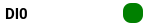
<?xml version="1.0" encoding="UTF-8"?>
<ui version="4.0">
 <class>DIVariable</class>
 <widget class="QWidget" name="DIVariable">
  <property name="geometry">
   <rect>
    <x>0</x>
    <y>0</y>
    <width>150</width>
    <height>25</height>
   </rect>
  </property>
  <property name="minimumSize">
   <size>
    <width>150</width>
    <height>25</height>
   </size>
  </property>
  <property name="windowTitle">
   <string>Form</string>
  </property>
  <widget class="QFrame" name="MainFrame">
   <property name="geometry">
    <rect>
     <x>0</x>
     <y>0</y>
     <width>150</width>
     <height>25</height>
    </rect>
   </property>
   <property name="styleSheet">
    <string notr="true">background-color: rgb(255, 255, 255);</string>
   </property>
   <property name="frameShape">
    <enum>QFrame::NoFrame</enum>
   </property>
   <property name="frameShadow">
    <enum>QFrame::Raised</enum>
   </property>
   <property name="lineWidth">
    <number>0</number>
   </property>
   <widget class="QScrollArea" name="lblTileScroll">
    <property name="geometry">
     <rect>
      <x>0</x>
      <y>0</y>
      <width>110</width>
      <height>25</height>
     </rect>
    </property>
    <property name="minimumSize">
     <size>
      <width>110</width>
      <height>20</height>
     </size>
    </property>
    <property name="maximumSize">
     <size>
      <width>100</width>
      <height>25</height>
     </size>
    </property>
    <property name="frameShape">
     <enum>QFrame::NoFrame</enum>
    </property>
    <property name="frameShadow">
     <enum>QFrame::Plain</enum>
    </property>
    <property name="lineWidth">
     <number>0</number>
    </property>
    <property name="verticalScrollBarPolicy">
     <enum>Qt::ScrollBarAsNeeded</enum>
    </property>
    <property name="horizontalScrollBarPolicy">
     <enum>Qt::ScrollBarAlwaysOff</enum>
    </property>
    <property name="widgetResizable">
     <bool>true</bool>
    </property>
    <widget class="QWidget" name="ScrollLayout">
     <property name="geometry">
      <rect>
       <x>0</x>
       <y>0</y>
       <width>110</width>
       <height>25</height>
      </rect>
     </property>
     <layout class="QVBoxLayout">
      <property name="spacing">
       <number>0</number>
      </property>
      <property name="leftMargin">
       <number>0</number>
      </property>
      <property name="topMargin">
       <number>0</number>
      </property>
      <property name="rightMargin">
       <number>0</number>
      </property>
      <property name="bottomMargin">
       <number>0</number>
      </property>
      <item>
       <widget class="QLabel" name="lblTitle">
        <property name="maximumSize">
         <size>
          <width>16666672</width>
          <height>16666672</height>
         </size>
        </property>
        <property name="font">
         <font>
          <family>Roboto</family>
          <pointsize>11</pointsize>
          <weight>75</weight>
          <bold>true</bold>
         </font>
        </property>
        <property name="lineWidth">
         <number>0</number>
        </property>
        <property name="text">
         <string>DI0</string>
        </property>
        <property name="alignment">
         <set>Qt::AlignLeading|Qt::AlignLeft|Qt::AlignTop</set>
        </property>
        <property name="wordWrap">
         <bool>true</bool>
        </property>
        <property name="margin">
         <number>0</number>
        </property>
        <property name="indent">
         <number>5</number>
        </property>
       </widget>
      </item>
     </layout>
    </widget>
   </widget>
   <widget class="QLabel" name="lblValue">
    <property name="geometry">
     <rect>
      <x>123</x>
      <y>3</y>
      <width>20</width>
      <height>20</height>
     </rect>
    </property>
    <property name="styleSheet">
     <string notr="true">background-color:green;border-radius:8px;</string>
    </property>
    <property name="frameShape">
     <enum>QFrame::Panel</enum>
    </property>
    <property name="text">
     <string/>
    </property>
   </widget>
  </widget>
 </widget>
 <resources/>
 <connections/>
</ui>
